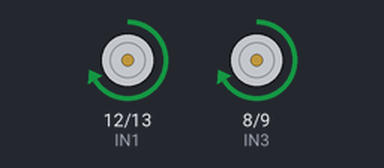
A sketch run on a simulated Arduino Uno, built with avr-gcc and run on an emulated ATmega328P. Shown: motor-driver pin pairs drawn as motors (green arrow = first pin HIGH = forward, orange = second pin HIGH = backward, longer = more drive, scaled by the enable pin). What the sketch prints to the serial monitor is not drawn.

Above: at 1.0 s.
At 4.0 s:
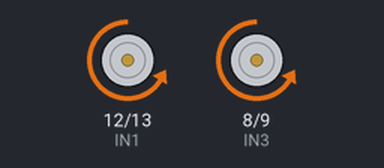
At 6.7 s:
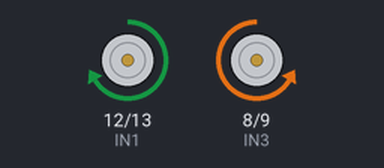
At 11.0 s:
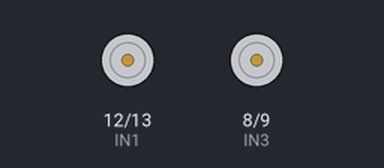
Timing chart, 0 to 15.6 s (numbered marks = the images above):
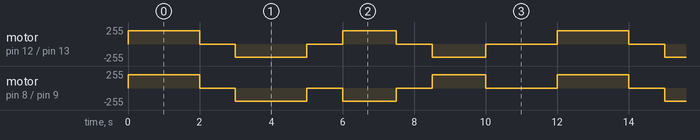

The sketch:

codigo-de_prueba_funcionamiendo_MULTI_BOT.ino
```cpp
// --- Motor Shield L298P ---
// Motor A conectado a M1
// Motor B conectado a M2

// Pines Motor A
#define IN1 12
#define IN2 13
#define ENA 10

// Pines Motor B
#define IN3 8
#define IN4 9
#define ENB 11

void setup() {
  Serial.begin(9600);
  pinMode(IN1, OUTPUT);
  pinMode(IN2, OUTPUT);
  pinMode(ENA, OUTPUT);
  pinMode(IN3, OUTPUT);
  pinMode(IN4, OUTPUT);
  pinMode(ENB, OUTPUT);
  Serial.println("Iniciando...");
}

void loop() {
  Adelante(200, 200, 2000);
  Parar(1000);
  Atras(200, 200, 2000);
  Parar(1000);
  Derecha(200, 200, 1500);
  Parar(1000);
  Izquierda(200, 200, 1500);
  Parar(2000);
}

// --- FUNCIONES ---

void Adelante(int velIzq, int velDer, int Time) {
  digitalWrite(IN1, HIGH);
  digitalWrite(IN2, LOW);
  analogWrite(ENA, velIzq);

  digitalWrite(IN3, HIGH);
  digitalWrite(IN4, LOW);
  analogWrite(ENB, velDer);

  delay(Time);
}

void Atras(int velIzq, int velDer, int Time) {
  digitalWrite(IN1, LOW);
  digitalWrite(IN2, HIGH);
  analogWrite(ENA, velIzq);

  digitalWrite(IN3, LOW);
  digitalWrite(IN4, HIGH);
  analogWrite(ENB, velDer);

  delay(Time);
}

void Izquierda(int velIzq, int velDer, int Time) {
  digitalWrite(IN1, LOW);
  digitalWrite(IN2, HIGH);
  analogWrite(ENA, velIzq);

  digitalWrite(IN3, HIGH);
  digitalWrite(IN4, LOW);
  analogWrite(ENB, velDer);

  delay(Time);
}

void Derecha(int velIzq, int velDer, int Time) {
  digitalWrite(IN1, HIGH);
  digitalWrite(IN2, LOW);
  analogWrite(ENA, velIzq);

  digitalWrite(IN3, LOW);
  digitalWrite(IN4, HIGH);
  analogWrite(ENB, velDer);

  delay(Time);
}

void Parar(int Time) {
  digitalWrite(IN1, LOW);
  digitalWrite(IN2, LOW);
  digitalWrite(IN3, LOW);
  digitalWrite(IN4, LOW);
  analogWrite(ENA, 0);
  analogWrite(ENB, 0);
  delay(Time);
}
```

Measured:
- by itself, motor on pin 8 (IN3) / pin 9 (IN4): repeats every 12.0 s: stopped 1.0 s, backward 200/255 2.0 s, stopped 1.0 s, backward 200/255 1.5 s, stopped 1.0 s, forward 200/255 1.5 s, stopped 2.0 s, forward 200/255 2.0 s
- by itself, motor on pin 12 (IN1) / pin 13 (IN2): repeats every 12.0 s: stopped 1.0 s, backward 200/255 2.0 s, stopped 1.0 s, forward 200/255 1.5 s, stopped 1.0 s, backward 200/255 1.5 s, stopped 2.0 s, forward 200/255 2.0 s
